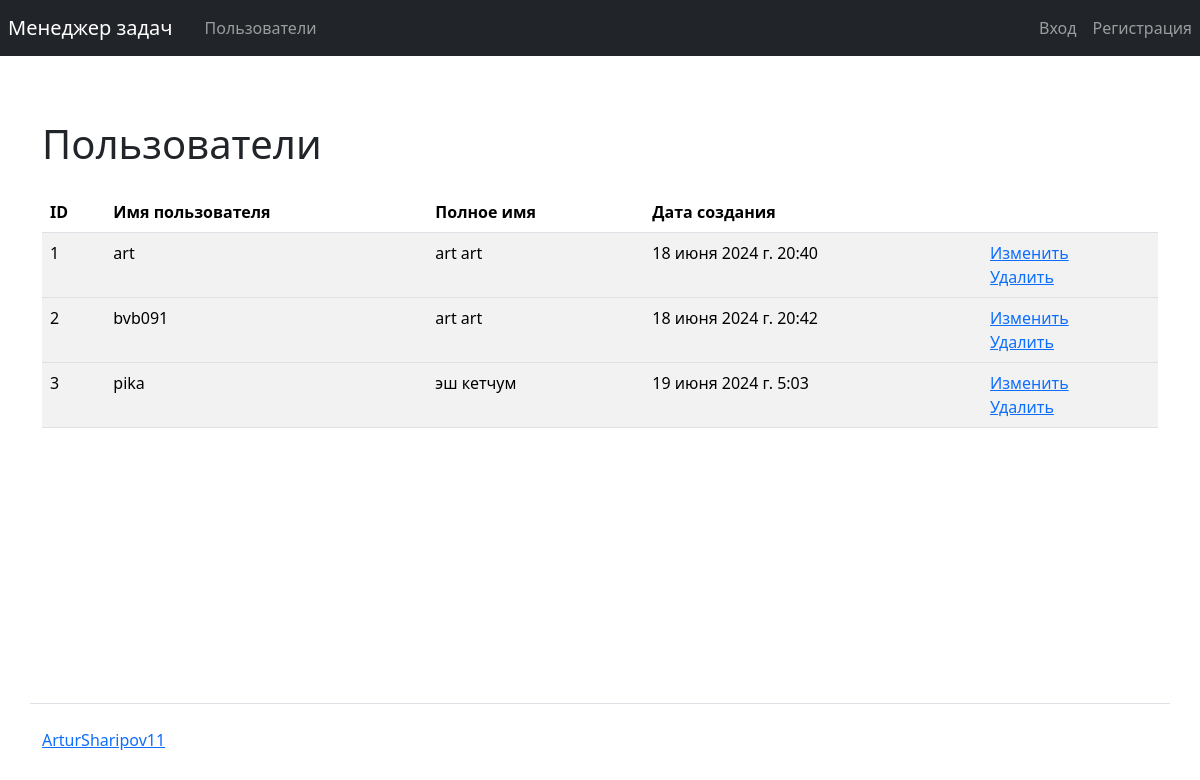
/users/, run on the app's committed database.
### task_manager/users/models.py (models this page shows)
class User(AbstractUser):
    def __str__(self):
        return self.get_full_name()

### task_manager/users/views.py (the view)
# urls.py: path('', views.IndexIndex.as_view(), name='users'),
class IndexIndex(ListView):
    model = get_user_model()
    template_name = 'users/users.html'
    context_object_name = 'users'
    def get_context_data(self, **kwargs: Any) -> dict[str, Any]:
        context = super().get_context_data(**kwargs)
        context['messages'] = messages.get_messages(self.request)
        return context

### task_manager/templates/users/users.html
{% extends "base.html" %}
{% load i18n %}
{% block main %}
  <main>
    <h1 class="my-4">{% translate "Users" %}</h1>
    <table class="table table-striped">
      <thead>
        <tr>
          <th>ID</th>
          <th>{% translate "User name" %}</th>
          <th>{% translate "Full name" %}</th>
          <th>{% translate "Create date" %}</th>
          <th></th>
        </tr>
      </thead>
      {% for user in users %}
      <tbody>
          <tr>
            <td>{{ user.id }}</td>
            <td>{{ user.username }}</td>
            <td>{{ user.first_name }} {{ user.last_name }}</td>
            <td>{{ user.date_joined }}</td>
            <td>
              <a href="{% url 'update_user' user.id %}">{% translate "Change" %}</a>
              <br>
              <a href="{% url 'delete_user' user.id %}">{% translate "Delete" %}</a>
            </td>
          </tr>
      </tbody>
      {% endfor %}
    </table>
  </main>
{% endblock %}

### data on the page
User: id "1", username "art", first_name "art", last_name "art", date_joined "18 июня 2024 г. 20:40"
User: id "2", username "bvb091", first_name "art", last_name "art", date_joined "18 июня 2024 г. 20:42"
User: id "3", username "pika", first_name "эш", last_name "кетчум", date_joined "19 июня 2024 г. 5:03"
